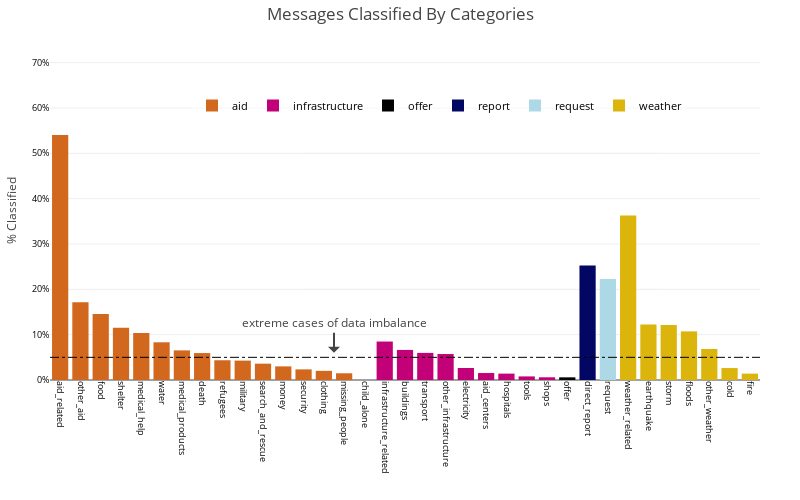

Notebook code for this chart:
### Code cell
# Show distribution of different category
category_values = df_source.iloc[:,3:-8]
category_mean = category_values.mean().sort_values(ascending=False).reset_index()
category_mean.columns = ['category', 'mean_response']

# Create a mapping dictionary
mapping = {
    'request': ['request', 'related'],
    'offer': ['offer'],
    'aid': [
        'aid_related', 'medical_help', 'medical_products', 'search_and_rescue', 'security', 
        'military', 'child_alone', 'water', 'food', 'shelter', 'clothing', 'money', 
        'missing_people', 'refugees', 'death', 'other_aid'
    ],
    'infrastructure': [
        'infrastructure_related', 'transport', 'buildings', 'electricity', 'tools', 'hospitals',
        'shops', 'aid_centers', 'other_infrastructure'
    ],
    'weather': ['weather_related', 'floods', 'storm', 'fire', 'earthquake', 'cold', 'other_weather'],
    'report': ['direct_report']
}

# Create a reverse mapping dictionary
reverse_mapping = {value: key for key, values in mapping.items() for value in values}

# Map the first column (category) to major groups using reverse_mapping
category_mean['category_class'] = category_mean['category'].map(reverse_mapping)
category_mean = category_mean[category_mean['category'] != 'related']
category_mean.sort_values(by=['category_class', 'mean_response'], ascending=[True, False], inplace=True)

# '#FF796C', '#DDA0DD', '#AAA662', '#FFD700', '#C20078', '#929591', '#ADD8E6', '#D2B48C'

# Define a color map for the category classes

bar_color = {
    'request': '#ADD8E6',
    'offer': '#000000',
    'aid': '#D2681E',
    'infrastructure': '#C20078',
    'weather': '#DBB40C',
    'report': '#030764'
}


# Assign colors to each bar based on the 'class' column
#category_colors = [bar_color[cls] for cls in category_mean['category_class']]

data = []
for category_class, group in category_mean.groupby('category_class'):
    # Use the color map to get the color for this class
    class_color = bar_color[category_class]

    data.append(go.Bar(
        x=group['category'],
        y=group['mean_response'],
        name=category_class,  # This will be used in the legend
        marker=dict(color=class_color)  # Set the color for this group
    ))

# Create the layout
layout = go.Layout(
    title='Messages Classified By Categories',
    width=800,
    height=500,
    margin=dict(l=50, r=40, t=40, b=120),
    yaxis=dict(
        title='% Classified',
        range=[0, .75],
        tickformat='.0%',
        titlefont=dict(size=12),
        tickfont=dict(size=9, color='black')
    ),
    xaxis=dict(
        tickangle=90,
        tickfont=dict(size=9, color='black')
    ),
    # Add a horizontal line at y=0.05
    shapes=[
        dict(
            type='line',
            yref='y', y0=0.05, y1=0.05,
            xref='paper', x0=0, x1=1,
            line=dict(
                color='Black',
                width=1,
                dash='dashdot',
            )
        )
    ],
    legend=dict(
        orientation='h',
        font=dict(size=11, color='Black'),
        x=0.2,  # Fractional x position
        y=.85,    # Fractional y position
        bgcolor='rgba(255, 255, 255, 0.5)',  # Optional: semi-transparent background
        #bordercolor='',  # Optional: border color
        borderwidth=0  # Optional: border width
    ),
    # Add an annotation for the horizontal line
    annotations=[
        dict(
            xref='paper', x=0.4,  # Position the x based on the figure's width
            yref='y', y=0.06,  # Position the y at the horizontal line's level
            text='extreme cases of data imbalance',  # The text of the annotation
            showarrow=True,
            arrowhead=1,
            ax=0,
            ay=-30  # Adjust the arrow's position
        )
    ]    
)
fig = go.Figure(data=data, layout=layout)

iplot(fig)

### Figure 1 — Plotly figure (JSON) as saved in the notebook; plotly's stock layout.template omitted (floating-point values rounded to 4 significant figures)
{"data": [{"marker": {"color": "#D2681E"}, "name": "aid", "type": "bar", "x": ["aid_related", "other_aid", "food", "shelter", "medical_help", "water", "medical_products", "death", "refugees", "military", "search_and_rescue", "money", "security", "clothing", "missing_people", "child_alone"], "y": [0.5405, 0.1715, 0.1455, 0.1152, 0.1037, 0.08321, 0.06534, 0.05942, 0.04355, 0.0428, 0.03603, 0.03006, 0.02344, 0.02016, 0.01483, 0]}, {"marker": {"color": "#C20078"}, "name": "infrastructure", "type": "bar", "x": ["infrastructure_related", "buildings", "transport", "other_infrastructure", "electricity", "aid_centers", "hospitals", "tools", "shops"], "y": [0.08485, 0.06634, 0.05977, 0.05728, 0.02648, 0.01538, 0.01408, 0.007913, 0.005972]}, {"marker": {"color": "#000000"}, "name": "offer", "type": "bar", "x": ["offer"], "y": [0.005872]}, {"marker": {"color": "#030764"}, "name": "report", "type": "bar", "x": ["direct_report"], "y": [0.2526]}, {"marker": {"color": "#ADD8E6"}, "name": "request", "type": "bar", "x": ["request"], "y": [0.2227]}, {"marker": {"color": "#DBB40C"}, "name": "weather", "type": "bar", "x": ["weather_related", "earthquake", "storm", "floods", "other_weather", "cold", "fire"], "y": [0.3631, 0.1222, 0.1216, 0.1072, 0.06848, 0.02638, 0.01403]}], "layout": {"annotations": [{"arrowhead": 1, "ax": 0, "ay": -30, "showarrow": true, "text": "extreme cases of data imbalance", "x": 0.4, "xref": "paper", "y": 0.06, "yref": "y"}], "height": 500, "legend": {"bgcolor": "rgba(255, 255, 255, 0.5)", "borderwidth": 0, "font": {"color": "Black", "size": 11}, "orientation": "h", "x": 0.2, "y": 0.85}, "margin": {"b": 120, "l": 50, "r": 40, "t": 40}, "shapes": [{"line": {"color": "Black", "dash": "dashdot", "width": 1}, "type": "line", "x0": 0, "x1": 1, "xref": "paper", "y0": 0.05, "y1": 0.05, "yref": "y"}], "title": "Messages Classified By Categories", "width": 800, "xaxis": {"tickangle": 90, "tickfont": {"color": "black", "size": 9}}, "yaxis": {"range": [0, 0.75], "tickfont": {"color": "black", "size": 9}, "tickformat": ".0%", "title": "% Classified", "titlefont": {"size": 12}}}}
